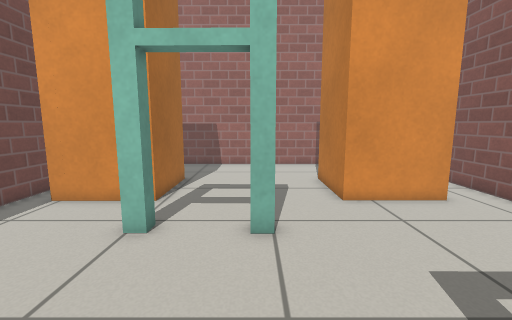
[1] (above)

16 first-person views from a walk through a Gazebo world. The camera is 0.73 m above the floor, tilts 8° down and sees 90° across. The floor is counted in squares, 0.25 m on a side. Each view is taken from the middle of a square. On the plan, view 1 faces up. The plan holds only what a view shows up to about 19 squares ahead; the rest is blank. Simple patterns stand in for the simulator's built-in surfaces.

[2]
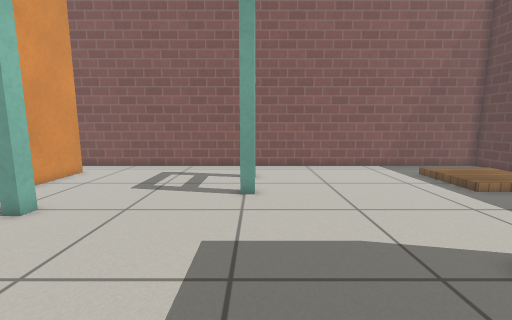

[3]
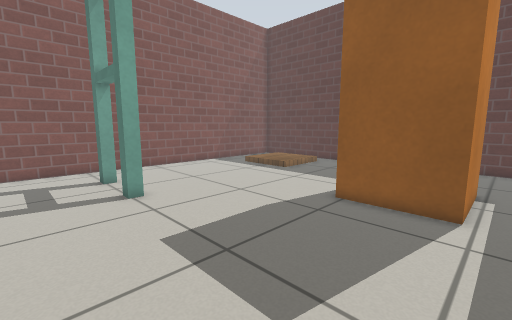

[4]
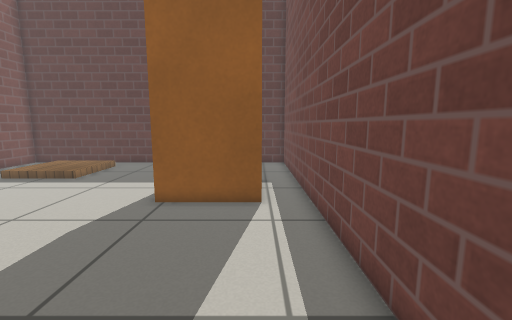

[5]
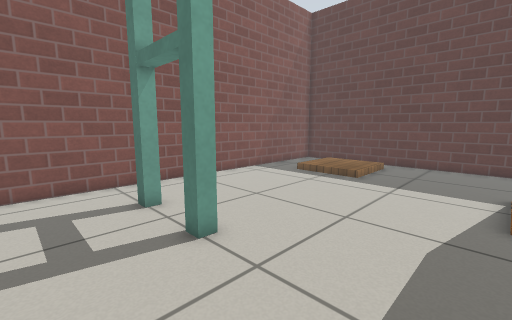

[6]
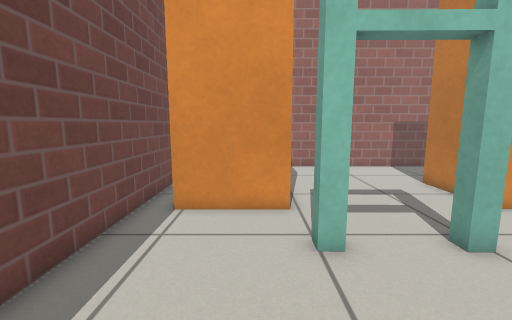

[7]
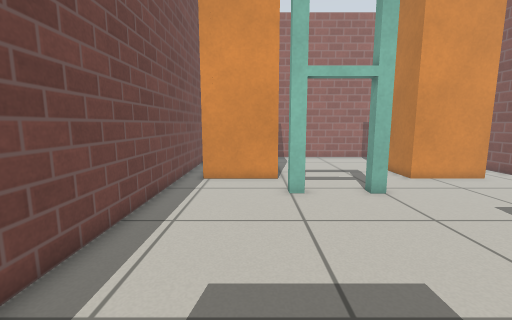

[8]
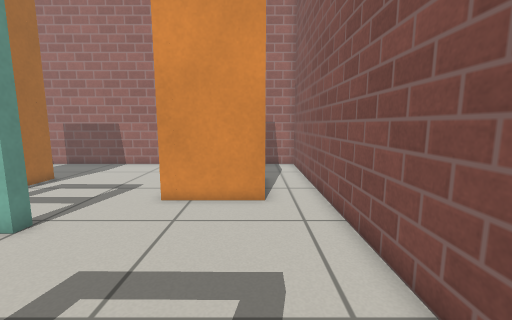

[9]
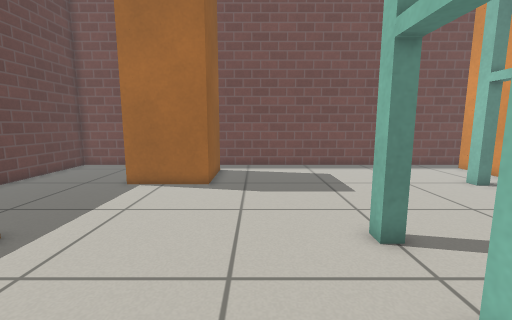

[10]
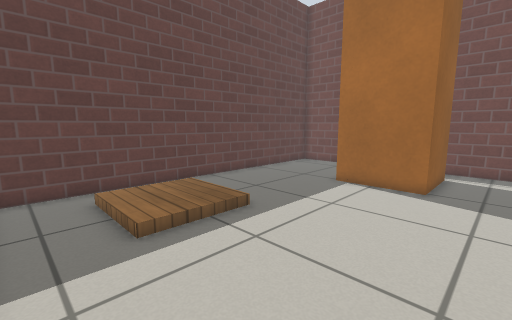

[11]
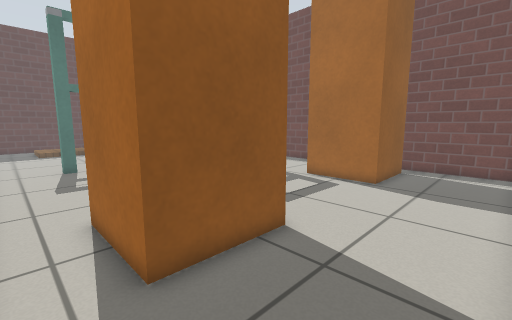

[12]
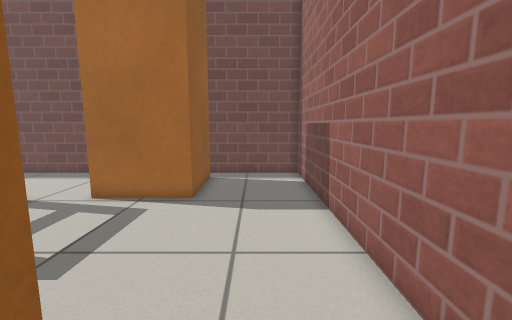

[13]
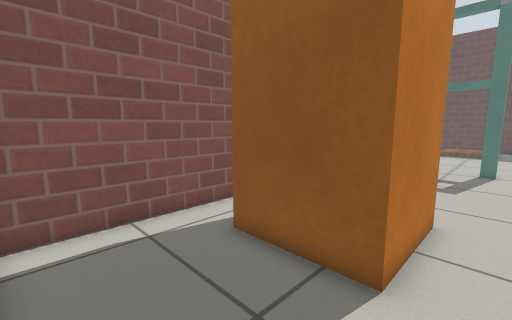

[14]
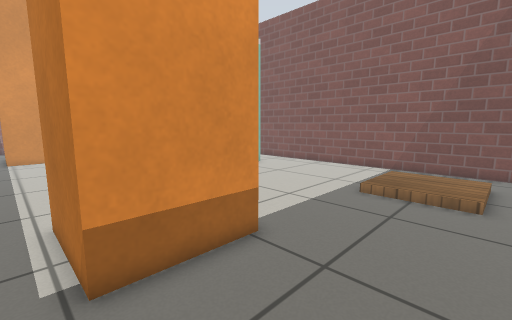

[15]
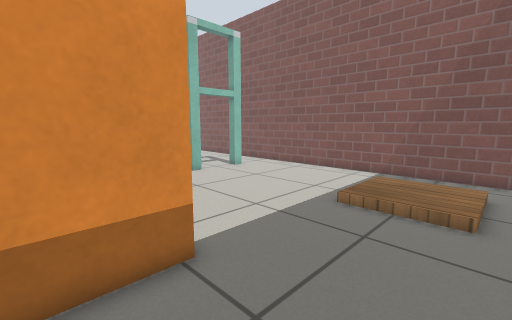

[16]
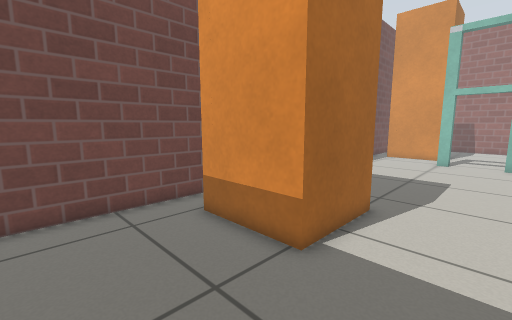

### Floor plan
Points are (right, up) in squares from view 1. A wall is a line through its corners. A room is listed if a view was taken in it or the views show most of it. See-through windows are left out.
Room 1 (views 1, 2, 3, 4, 5, 6, 7, 8, 9, 10, 11, 12, 13, 14, 15, 16)
walls: (-3.2, -6.3) (-3.2, -10.3) (-7.2, -10.3) (-7.2, -6.3) (-3.2, -6.3); (3.4, 9.5) (3.4, 13.6) (7.3, 13.6) (7.3, 9.5) (3.4, 9.5); (-9.1, 11) (-9.1, -16.3) (9.8, -16.3) (9.8, 18.5) (-9.1, 18.5) (-9.1, 11.9); (-7.9, 13.6) (-3.8, 13.6) (-3.8, 9.5) (-7.9, 9.5)
objects: other object (-3, 7) to (0, 7); other object (3, -1) to (6, 0)

Where each view was taken, in squares from view 1:
view 1: 0 up, 0 right, facing up
view 2: 1 down, 8 left, facing right
view 3: 3 up, 8 left, facing down-right
view 4: 3 up, 7 left, facing down
view 5: 3 up, 3 left, facing down-right
view 6: 1 up, 5 left, facing up
view 7: 4 down, 5 left, facing up
view 8: 0 up, 7 right, facing up
view 9: 4 down, 9 right, facing left
view 10: 4 down, 9 right, facing down-left
view 11: 18 up, 9 right, facing down-left
view 12: 16 up, 6 right, facing left
view 13: 18 up, 2 right, facing down-right
view 14: 15 down, 8 left, facing up-right
view 15: 15 down, 6 left, facing up-right
view 16: 15 down, 0 right, facing up-left
